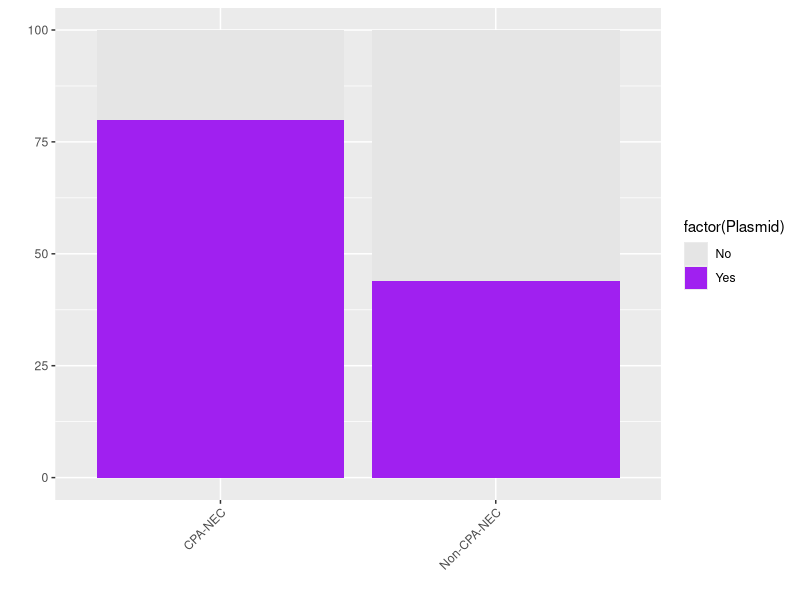

Write the R code that produced this figure.
setwd("~/Desktop/pretermCP/Analysis-Rev1/Figure4/")
library(ggplot2)
library(tidyverse)
library(ggpubr)


## NEC vs non-NEC bar chart
data <- read.csv("NECvsNonNEC.csv", header = TRUE, stringsAsFactors = TRUE)
head(data)

# filter data
NECPalette <- c( "Yes"="purple","No"="grey90")

data$Lineage <- factor(data$Lineage, levels=c("Lineage V", "CPA-NEC", "Non-CPA-NEC"))

bc1 <- ggplot(data, aes(x=factor(Lineage), y=Perc, fill=factor(Plasmid)),position_stack(reverse = TRUE))+
  scale_fill_manual(values =NECPalette)+
  geom_bar(stat = "identity")+
  ylab("") + xlab("")+
  scale_y_continuous(breaks=c(0,25,50,75,100), limits=c(0,100)) + theme(axis.text.x = element_text(angle = 45, vjust=1, hjust=1))
 

bc1
